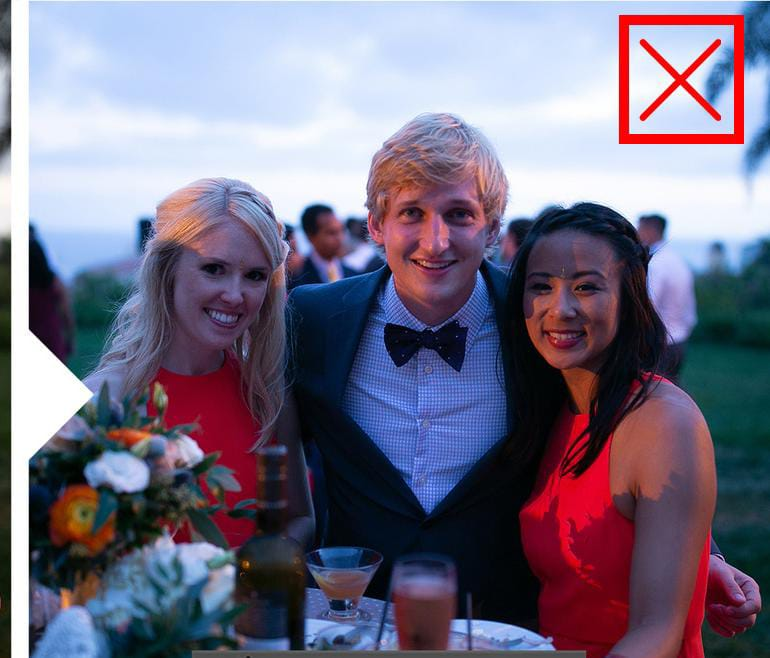
#> input picture Assignment2/image1.jpg, 770 x 658 px, found by its file name
$ python addition.py
#> lines starting #> are read from the running program, lines starting #| are printed output that depends on the picture; pictures that were not available may be replaced by others from this repository, and a replacement may not be noted
import cv2
import numpy as np

# ---------- Step 1: Read both images ----------
# Use raw strings (r"...") or double backslashes \\ to avoid path errors
img1 = cv2.imread(r"F:\python\AI\dip\task\image1.jpg")   # darker image
#> img1 is the input picture: shape (658, 770, 3); mean B, G, R 133.6, 112.7, 118.4
img2 = cv2.imread(r"F:\python\AI\dip\task\image2.jpg")   # brighter image
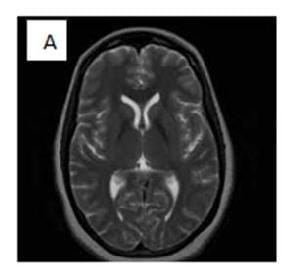
#> input picture Assignment2/normal.jpg, 284 x 279 px, given in place of image2.jpg, which was not available
#> img2 is the input picture: shape (279, 284, 3); mean B, G, R 81.2, 81.2, 81.2

# Check if images loaded correctly
if img1 is None or img2 is None:
    print("❌ Error: One or both image paths are incorrect. Check file names!")
    exit()

# ---------- Step 2: Resize to same shape ----------
# Both images must be same width and height for pixel-wise operations
if img1.shape != img2.shape:
    img2 = cv2.resize(img2, (img1.shape[1], img1.shape[0]))
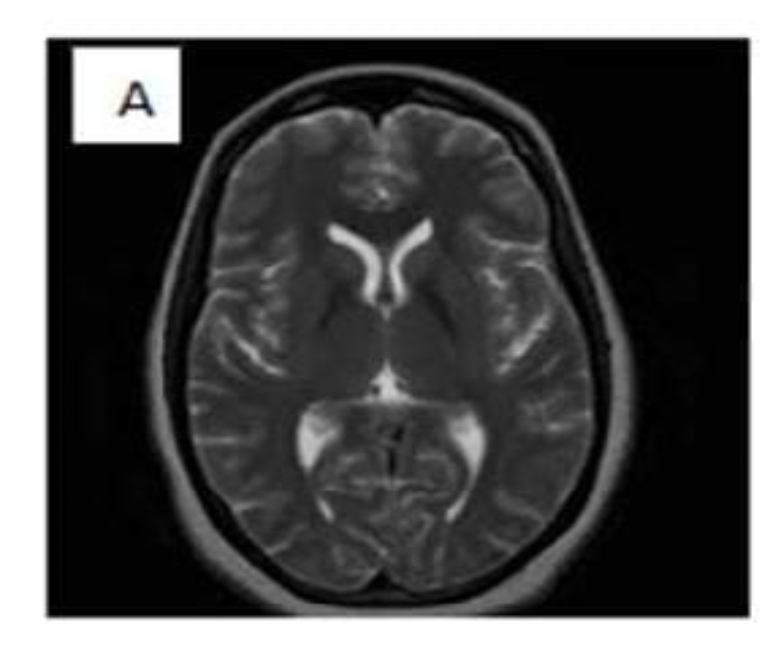
#> img2: shape (658, 770, 3); mean B, G, R 81.1, 81.1, 81.1

# ---------- Step 3: Add both images ----------
# Each pixel from img1 and img2 is added together.
# If sum > 255, it is clipped (set) to 255 (max brightness).
added_img = cv2.add(img1, img2)
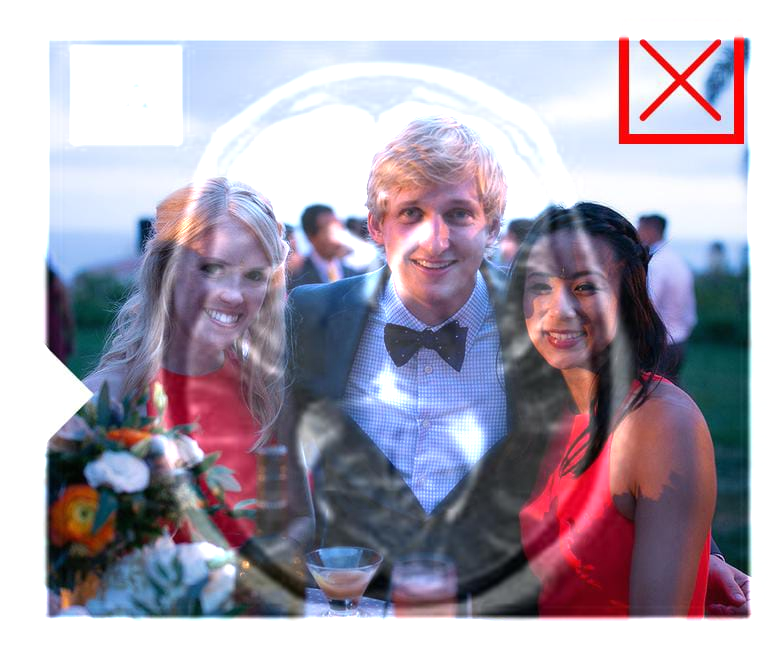
#> added_img: shape (658, 770, 3); mean B, G, R 174.6, 159.8, 167.3

# ---------- Step 4: Display results ----------
cv2.imshow("Image 1 (Dark)", img1)
cv2.imshow("Image 2 (Bright)", img2)
cv2.imshow("Added Image (Result)", added_img)

# ---------- Step 5: Save result ----------
cv2.imwrite(r"F:\python\AI\dip\task\added_result.jpg", added_img)
print("✅ Added image saved successfully as added_result.jpg")

#Step 6: Wait for user
cv2.waitKey(0)
cv2.destroyAllWindows()
